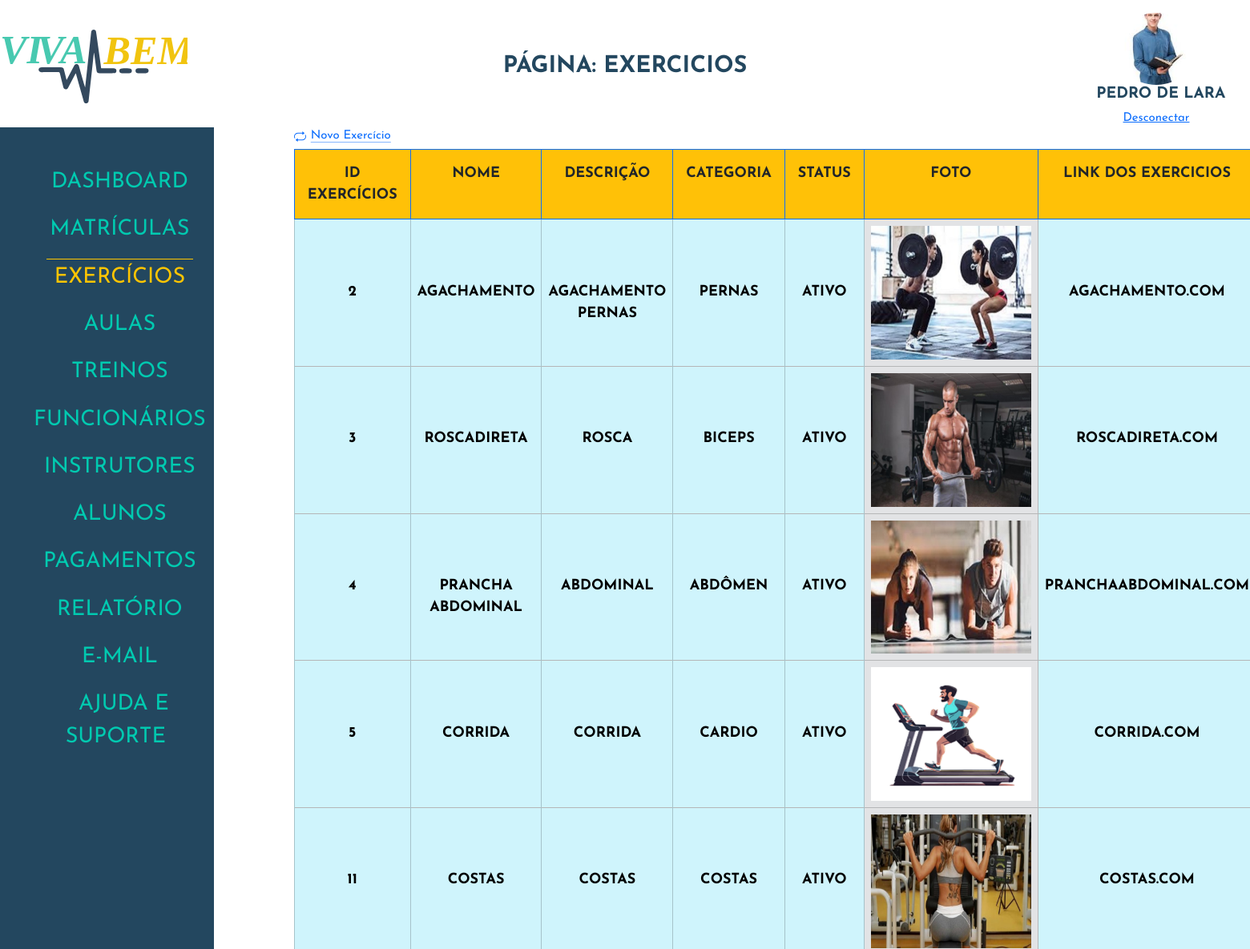
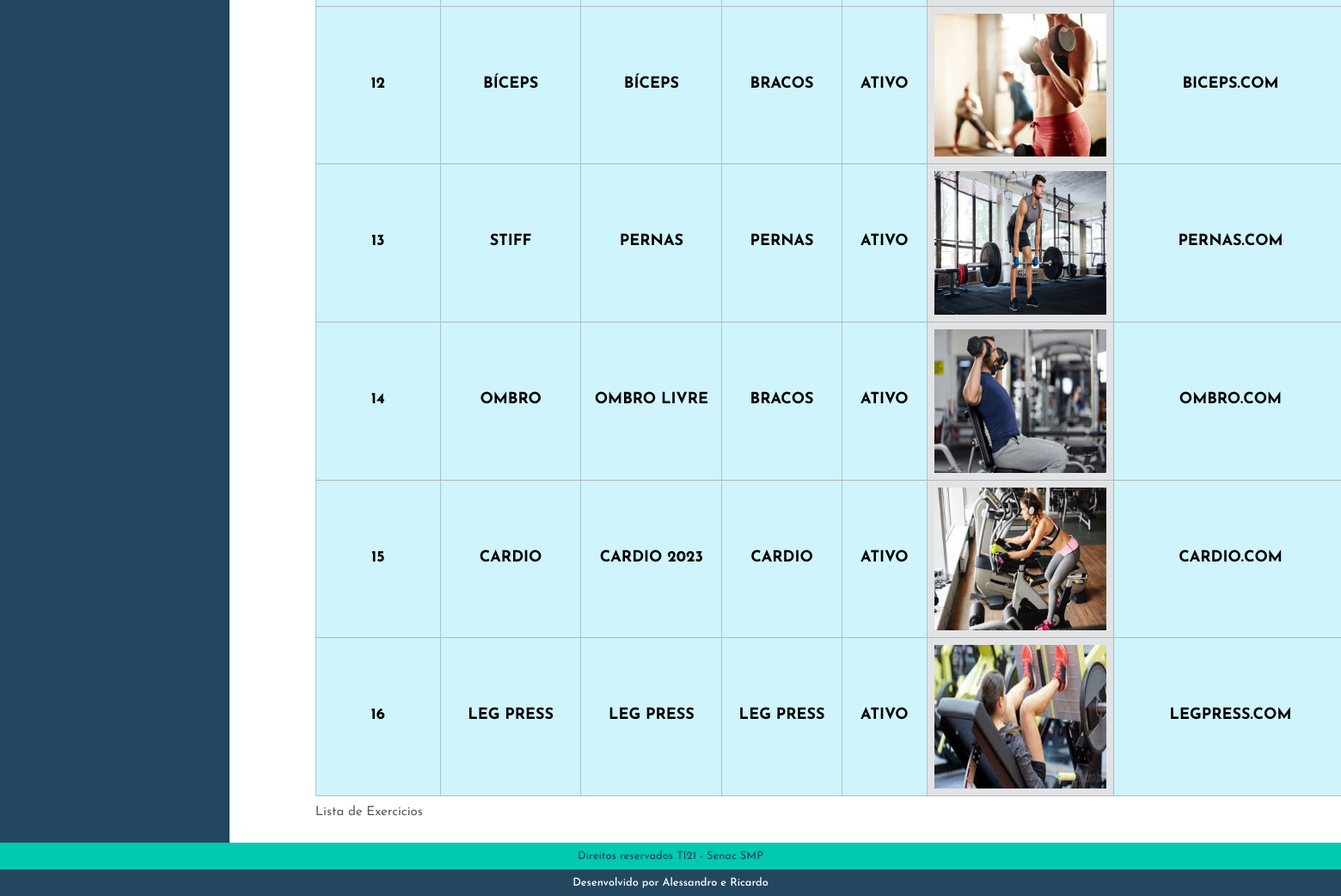
Screenshot of /admin/index.php?p=exercicios (signed in) with the database file from the repository (2 pictures, top to bottom).
### tables this page shows
CREATE TABLE `tblfuncionarios` (
  `idFuncionario` int(11) NOT NULL,
  `nomeFuncionario` varchar(50) NOT NULL,
  `altFuncionario` varchar(50) NOT NULL,
  `dataNascFuncionario` date NOT NULL,
  `cargoFuncionario` varchar(20) NOT NULL,
  `especialidadeFuncionario` varchar(20) NOT NULL,
  `emailFuncionario` varchar(80) DEFAULT NULL,
  `senhaFuncionario` varchar(20) NOT NULL,
  `nivelFuncionario` varchar(15) NOT NULL,
  `telefoneFuncionario` varchar(14) NOT NULL,
  `dataAdmissaoFuncionario` date NOT NULL,
  `statusFuncionario` varchar(10) NOT NULL,
  `fotoFuncionario` varchar(100) DEFAULT NULL,
  `linkFaceFuncionario` varchar(150) NOT NULL,
  `linkInstaFuncionario` varchar(150) NOT NULL,
  `linklinkedinFuncionario` varchar(150) NOT NULL,
  `linkWhatsFuncionario` varchar(150) NOT NULL
);

CREATE TABLE `tblexercicios` (
  `idExercicio` int(11) NOT NULL,
  `nomeExercicio` varchar(50) NOT NULL,
  `altExercicio` varchar(50) NOT NULL,
  `descricaoExercicio` varchar(30) NOT NULL,
  `grupoMuscularExercicio` varchar(30) NOT NULL,
  `statusExercicio` varchar(10) NOT NULL,
  `fotoExercicio` varchar(100) NOT NULL,
  `linkExercicio` varchar(150) NOT NULL
);

### admin/class/funcionario.php (called while the page is built, shortened)
<?php
class FuncionarioClass
{
    public $idFuncionario;
    public function __construct($id = false)
    {
        if ($id) {
            $this->idFuncionario = $id;
            $this->Carregar();
        }
    }
    public function Carregar()
    {
        $query = "SELECT * FROM  tblfuncionarios WHERE idFuncionario = " . $this->idFuncionario;
        $conn = Conexao::LigarConexao();
        $resultado = $conn->query($query);
        $lista = $resultado->fetchAll();
        foreach ($lista as $linha) {
            $this->nomeFuncionario = $linha['nomeFuncionario'];
            $this->fotoFuncionario = $linha['fotoFuncionario'];
        }
    }
   }

### admin/class/exercicios.php (called while the page is built, shortened)
<?php
class ExerciciosClass
{
    public function listar()
    {
        $sql = "SELECT * FROM tblexercicios WHERE statusExercicio = 'ATIVO' ORDER by idExercicio  ASC ";
        $conn = Conexao::LigarConexao();
        $resultado = $conn->query($sql);
        $lista = $resultado->fetchAll();
        return $lista;
    }
}

### admin/exercicios/listar.php (the view, shortened to what this page needs)
<?php
require_once('class/exercicios.php');
$exercicios = new ExerciciosClass();
$lista = $exercicios->Listar();
?>
<div>
    <a class="icon-link icon-link-hover" style="--bs-icon-link-transform: translate3d(0, -.125rem, 0);" href="index.php?p=exercicios&e=cadastrar">
        Novo Exercício
    </a>
</div>
<div class=" table-responsive">
    <table class="table table-bordered border-primary">
        <caption> Lista de Exercicios</caption>
        <thead>
            <tr>
                <th class="p-3 mb-2 bg-warning text-dark">Id Exercícios</th>
                <th class="p-3 mb-2 bg-warning text-dark">Nome</th>
                <th class="p-3 mb-2 bg-warning text-dark">Descrição</th>
                <th class="p-3 mb-2 bg-warning text-dark">Categoria</th>
                <th class="p-3 mb-2 bg-warning text-dark">Status</th>
                <th class="p-3 mb-2 bg-warning text-dark">Foto</th>
                <th class="p-3 mb-2 bg-warning text-dark">Link dos Exercicios</th>
            </tr>
        </thead>
        <?php foreach ($lista as $linha) : ?>
            <tbody>
                <tr class="table-secondary">
                    <td class="table-info"><?php echo $linha['idExercicio'] ?></td>
                    <td class="table-info"><?php echo $linha['nomeExercicio'] ?></td>
                    <td class="table-info"><?php echo $linha['descricaoExercicio'] ?></td>
                    <td class="table-info"><?php echo $linha['grupoMuscularExercicio'] ?></td>
                    <td class="table-info"><?php echo $linha['statusExercicio'] ?></td>
                    <td class="tamanhoFoto">
                        <a href="../img/<?php echo $linha['fotoExercicio'] ?>" data-lightbox="<?php echo $linha['nomeExercicio'] ?>" data-title="<?php echo $linha['nomeExercicio'] ?>">
                            <img src="../img/<?php echo $linha['fotoExercicio'] ?>" alt="<?php echo $linha['nomeExercicio'] ?> ">
                        </a>
                    </td>
                    <td class="table-info"><?php echo $linha['linkExercicio'] ?></td>
                </tr>
            <?php endforeach ?>
            </tbody>
    </table>
</div>

### admin/index.php (shortened to what this page needs)
<?php
if (isset($_SESSION['idAluno'])) {
    $id = $_SESSION['idAluno'];
    $tipoUsuario = 'aluno';
} elseif (isset($_SESSION['idFuncionario'])) {
    $tipoUsuario = 'funcionario';
} else {
    header("location: http://localhost/Projeto-Academia-Viva-Bem-Senac/admin/loginAdmin.php");
    exit;
}
$pagina = @$_GET['p'];
require_once('class/aluno.php');
require_once('class/funcionario.php');
if ($tipoUsuario === 'aluno') {
    $aluno = new AlunoClass($id);
    $usuario = $aluno;
} elseif ($tipoUsuario === 'funcionario') {
    $funcionario = new FuncionarioClass($id);
    $usuario = $funcionario;
}
?>
<!DOCTYPE html>
<html lang="pt-BR">
<head>
    <link rel="stylesheet" href="./css/reset.css">
    <link href="path/to/lightbox.css" rel="stylesheet" />
    <link href="https://cdn.jsdelivr.net/npm/bootstrap@5.3.2/dist/css/bootstrap.min.css" rel="stylesheet">
    <link rel="stylesheet" href="./css/estilo.css">
</head>
<body>
    <header class="topo">
        <h1>
            <img src="./img/logoVivaBem.svg" alt="Logo Viva Bem">
        </h1>
        <?php
        if ($pagina == '') {
            echo '<h2>Dashboard</h2>';
        } else {
            echo ('<h2>Página: ' . $pagina . '</h2>');
        }
        ?>
         <div class="identUser">
            <img src="../img/<?php echo $usuario->fotoAluno ?? $usuario->fotoFuncionario; ?>" alt="User">
            <h2><?php echo $usuario->nomeAluno ?? $usuario->nomeFuncionario; ?></h2>
            <a href="desconectar.php">Desconectar</a>
        </div>
    </header>
    <main>
        <div class="menu">
            <nav>
                <ul>
                    <li><a href="index.php?p=dashboard" class="<?php echo (($pagina == 'dashboard') ||  (@$pagina == '')) ? 'menuAtivo' : ''; ?>"> Dashboard </a></li>
                    <li><a href="index.php?p=matriculas" class="<?php echo ($pagina == 'matriculas') ? 'menuAtivo' : ''; ?>"> Matrículas </a></li>
                    <li><a href="index.php?p=exercicios" class="<?php echo ($pagina == 'exercicios') ? 'menuAtivo' : ''; ?>"> Exercícios </a></li>
                    <li><a href="index.php?p=aulas" class="<?php echo ($pagina == 'aulas') ? 'menuAtivo' : ''; ?>"> Aulas </a></li>
                    <li><a href="index.php?p=treino" class="<?php echo ($pagina == 'treino') ? 'menuAtivo' : ''; ?>"> Treinos </a></li>
                    <li><a href="index.php?p=funcionarios" class="<?php echo ($pagina == 'funcionarios') ? 'menuAtivo' : ''; ?>"> Funcionários </a></li>
                    <li><a href="index.php?p=instrutores" class="<?php echo ($pagina == 'instrutores') ? 'menuAtivo' : ''; ?>"> Instrutores </a></li>
                    <li><a href="index.php?p=aluno" class="<?php echo ($pagina == 'aluno') ? 'menuAtivo' : ''; ?>"> Alunos </a></li>
                    <li><a href="index.php?p=pagamento" class="<?php echo ($pagina == 'pagamento') ? 'menuAtivo' : ''; ?>"> Pagamentos </a></li>
                    <li><a href="index.php?p=relatorio" class="<?php echo ($pagina == 'relatorio') ? 'menuAtivo' : ''; ?>"> Relatório </a></li>
                    <li><a href="index.php?p=contato" class="<?php echo ($pagina == 'contato') ? 'menuAtivo' : ''; ?>"> E-mail </a></li>
                    <li><a href="index.php?p=ajuda" class="<?php echo ($pagina == 'ajuda') ? 'menuAtivo' : ''; ?>"> Ajuda e Suporte </a></li>
                </ul>
            </nav>
        </div>
        <div class="box">
            <?php
            switch ($pagina) {
                case 'exercicios':
                    require_once('exercicios/exercicios.php');
                    break;
            }
            ?>
        </div>
    </main>
    <footer class="rodape">
        <h2>Direitos reservados TI21 - Senac SMP</h2>
        <h2>Desenvolvido por Alessandro e Ricardo</h2>
    </footer>
</body>
</html>

### admin/css/estilo.css (style rules this page uses)
*, a, h1, h2, h3, h4 { font-family: 'Josefin Sans', sans-serif; font-size: 15px; }
body { display: flex; flex-direction: column; height: 100vh; width: 100%; }
.topo { display: flex; justify-content: space-between; margin-top: 1%; align-items: center; }
.topo h1 { text-align: center; width: 15%; }
.identUser { width: 100%; }
.identUser img { max-width: 100px; max-height: 90px; object-fit: cover; border-radius: 50%; }
.topo h2 { font-size: 1.8em; text-transform: uppercase; color: #23475f; font-weight: bold; }
.topo div { display: flex; flex-direction: column; align-items: center; width: 15%; }
.topo div img { width: 75%; }
.topo div h2 { margin-left: 5%; font-size: 1.2em; }
main { flex: 1; display: flex; }
.menu { background-color: #23475f; text-align: center; display: flex; }
.menu nav { margin-top: 15%; }
.menu nav ul li { padding: 4% 0; }
.menu nav ul li a { text-decoration: none; color: #00cab0; font-size: 1.8em; text-transform: uppercase; padding: 4% 10px; }
.menuAtivo { color: #ffc500 !important; border-top: solid 1px #ffc500; }
.box { margin: 0 100px; }
.rodape { text-align: center; }
.rodape h2 { font-size: .8em; margin-bottom: 0; }
.rodape h2:nth-child(1) { background: #00cab0; padding: .5% 0; color: #23475f; }
.rodape h2:nth-child(2) { background: #23475f; padding: .5% 0; color: #fff; }
.tamanhoFoto { width: 100%; }
.tamanhoFoto img { max-width: 200px; max-height: 200px; object-fit: cover; }
.table-info, .text-dark { font-size: 1.2em; text-align: center; font-weight: bold; text-transform: uppercase; }

### rows the page displays
tblfuncionarios: fotoFuncionario (picture), nomeFuncionario "PEDRO DE LARA"
tblexercicios: idExercicio "2", nomeExercicio "AGACHAMENTO", descricaoExercicio "AGACHAMENTO PERNAS", grupoMuscularExercicio "PERNAS", statusExercicio "ATIVO", fotoExercicio (picture), linkExercicio "AGACHAMENTO.COM"
tblexercicios: idExercicio "3", nomeExercicio "ROSCADIRETA", descricaoExercicio "ROSCA", grupoMuscularExercicio "BICEPS", statusExercicio "ATIVO", fotoExercicio (picture), linkExercicio "ROSCADIRETA.COM"
tblexercicios: idExercicio "4", nomeExercicio "PRANCHA ABDOMINAL", descricaoExercicio "ABDOMINAL", grupoMuscularExercicio "ABDÔMEN", statusExercicio "ATIVO", fotoExercicio (picture), linkExercicio "PRANCHAABDOMINAL.COM"
tblexercicios: idExercicio "5", nomeExercicio "CORRIDA", descricaoExercicio "CORRIDA", grupoMuscularExercicio "CARDIO", statusExercicio "ATIVO", fotoExercicio (picture), linkExercicio "CORRIDA.COM"
tblexercicios: idExercicio "11", nomeExercicio "COSTAS", descricaoExercicio "COSTAS", grupoMuscularExercicio "COSTAS", statusExercicio "ATIVO", fotoExercicio (picture), linkExercicio "COSTAS.COM"
tblexercicios: idExercicio "12", nomeExercicio "BÍCEPS", descricaoExercicio "BÍCEPS", grupoMuscularExercicio "BRACOS", statusExercicio "ATIVO", fotoExercicio (picture), linkExercicio "BICEPS.COM"
tblexercicios: idExercicio "13", nomeExercicio "STIFF", descricaoExercicio "PERNAS", grupoMuscularExercicio "PERNAS", statusExercicio "ATIVO", fotoExercicio (picture), linkExercicio "PERNAS.COM"
tblexercicios: idExercicio "14", nomeExercicio "OMBRO", descricaoExercicio "OMBRO LIVRE", grupoMuscularExercicio "BRACOS", statusExercicio "ATIVO", fotoExercicio (picture), linkExercicio "OMBRO.COM"
tblexercicios: idExercicio "15", nomeExercicio "CARDIO", descricaoExercicio "CARDIO 2023", grupoMuscularExercicio "CARDIO", statusExercicio "ATIVO", fotoExercicio (picture), linkExercicio "CARDIO.COM"
tblexercicios: idExercicio "16", nomeExercicio "LEG PRESS", descricaoExercicio "LEG PRESS", grupoMuscularExercicio "LEG PRESS", statusExercicio "ATIVO", fotoExercicio (picture), linkExercicio "LEGPRESS.COM"

### other values shown
$pagina "EXERCICIOS"
